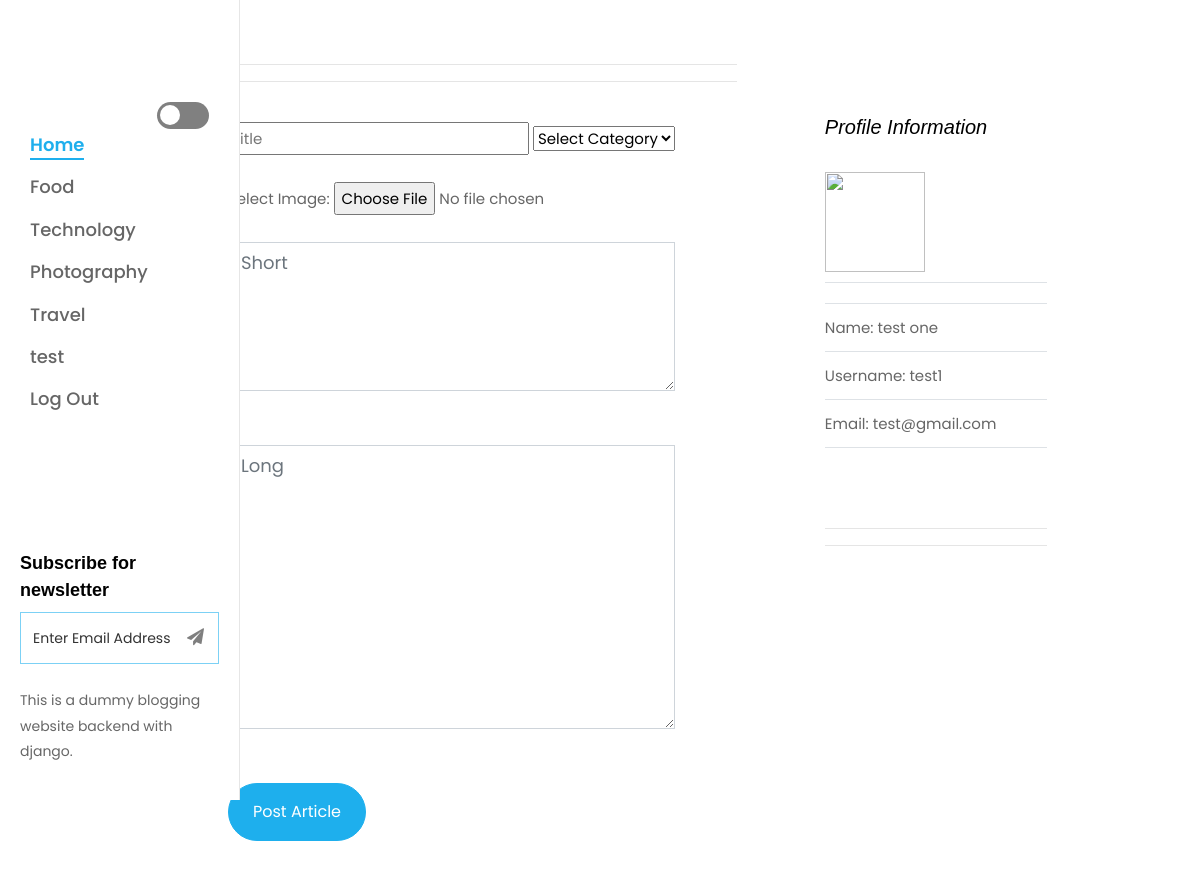
/addblog/ (signed in), run on the app's committed database.
### Blog/models.py (models this page shows)
class Categorie(models.Model):
    All_Cat = models.CharField(max_length=20, null=True)
    def __str__(self):
        return self.All_Cat

### Blog/views.py (the view, shortened to what this page needs)
# urls.py: path('addblog/', add_blog, name='addblog'),
def add_blog(request):
    data = UserDetail.objects.filter(usr=request.user).first()
    d = {"allcat": All_category(), "userdata":data}
    return render(request, 'newpost.html', d)

### Blog/views.py (called while the page is built)
def All_category():
    all_cat = Categorie.objects.all()
    return all_cat

### Blog/templates/newpost.html (shortened to what this page needs)
{% load static %}
<!DOCTYPE html>
<html lang="en">
  <head>
    <link rel="stylesheet" href="{% static 'css/open-iconic-bootstrap.min.css' %}">
    <link rel="stylesheet" href="{% static 'css/animate.css' %}">
    <link rel="stylesheet" href="{% static 'css/owl.carousel.min.css' %}">
    <link rel="stylesheet" href="{% static 'css/owl.theme.default.min.css' %}">
    <link rel="stylesheet" href="{% static 'css/magnific-popup.css' %}">
    <link rel="stylesheet" href="{% static 'css/aos.css' %}">
    <link rel="stylesheet" href="{% static 'css/ionicons.min.css' %}">
    <link rel="stylesheet" href="{% static 'css/bootstrap-datepicker.css' %}">
    <link rel="stylesheet" href="{% static 'css/jquery.timepicker.css' %}">
    <link rel="stylesheet" href="{% static 'css/flaticon.css' %}">
    <link rel="stylesheet" href="{% static 'css/icomoon.css' %}">
    <link rel="stylesheet" href="{% static 'css/style.css' %}">
  </head>
  <body>
  <div id="page">
		<aside id="aside" role="complementary" class="js-fullheight">
			<nav id="main-menu" role="navigation">
                <div class="toggle-container"><br>
                    <input type="checkbox" id="switch" name="theme" /><label for="switch">Toggle</label>
                </div>
				<ul>
					<li class="active"><a href="{% url 'Index' %}">Home</a></li>
					{% for i in allcat %}
					  <li><a href="{% url 'category' i.id %}">{{i}}</a></li>
					{% endfor %}
					{% if request.user.is_authenticated %}
					<li><a href="{% url 'profile' %}">{{ request.user.first_name }}</a></li>
					<li><a href="{% url 'logout' %}">Log Out</a></li>
					{% else %}
                    <li><a href="{% url 'login' %}">Sign In</a></li>
					 {% endif %}
				</ul>
			</nav>
			<div class="footer">
				<h1 id="logo" class="mb-4"><a href="index.html" style="background-image: url('https://image.freepik.com/free-vector/stylish-elegant-glassy-blue-abstract-background-design_48159-338.jpg');"><span>Ghumo</span></a></h1>
				<div class="mb-4">
					<h3>Subscribe for newsletter</h3>
					<form action="#" class="subscribe-form">
            <div class="form-group d-flex">
            	<div class="icon"><span class="icon-paper-plane"></span></div>
              <input type="text" class="form-control" placeholder="Enter Email Address">
            </div>
          </form>
				</div>
				<p class="pfooter">
	 This is a dummy blogging website backend with django.</p>
			</div>
		</aside>
		<div id="main">
			<section class="ftco-section ftco-no-pt ftco-no-pb">
	    	<div class="container">
	    		<div class="row d-flex">
	    			<div class="col-xl-8 py-5 px-md-5">
                        <hr><hr>
	    				<div class="row pt-md-4">
                            <div class="col-md-12">
                                <div class="blog-entry ftco-animate d-md-flex">
                                        <form class="post-form" action="#" method="post" enctype="multipart/form-data">
                                        <input type="text" name="title"  placeholder="Title"/>
                                        <select name="cat">
                                                <option value="">
                                                Select Category
                                                    {% for i in allcat %}
                                                </option>
                                                    {% endfor %}
                                        </select>
                                        <br><br>
                                      Select Image: <input name="img" type="file" placeholder="Cataegory"/><br><br>
                                      <textarea name="short" placeholder="Short" cols="12" rows="5" class="form-control"></textarea><br><br>
                                      <textarea name="long" placeholder="Long" cols="12" rows="10" class="form-control"></textarea><br><br>
                                      <button type="submit" class="btn btn-primary p-3 px-xl-4 py-xl-3">Post Article</button>
                                    </form>
                                </div>
                            </div>
			    		</div>
			    	</div>
	    			<div class="col-xl-4 sidebar ftco-animate bg-light pt-5">
	            <div class="sidebar-box pt-md-4">
	            </div>
	            <div class="sidebar-box ftco-animate">
							<h3 class="sidebar-heading">Profile Information</h3>
						  <ul class="categories">
							{% if data in userdata.image.url %}
							<li><img src="{{ userdata.image.url }}" style="height: 100px; width: 100px;"><li>
							  {% else %}
							  <li><img src="https://start-cons.com/wp-content/uploads/2019/03/person-dummy-e1553259379744.jpg" style="height: 100px; width: 100px;"><li>
							  {% endif %}
							<li><a href="#">Name: {{ request.user.first_name }} {{ request.user.last_name }}</a></li>
							<li><a href="#">Username: {{ request.user.username }} </a></li>
							   <li><a href="#">Email: {{ request.user.email }} </a></li><br><br><hr><hr>
						  </ul>
						</div>
	          </div>
	    		</div>
	    	</div>
	    </section>
		</div>
	</div>
  </body>
</html>

### Blog/static/css/icomoon.css (style rules this page uses)
[class^="icon-"], [class*=" icon-"] { font-family: 'icomoon' !important; speak: none; font-style: normal; font-weight: normal; font-variant: normal; text-transform: none; line-height: 1; -webkit-font-smoothing: antialiased; -moz-osx-font-smoothing: grayscale; }
.icon-paper-plane:before { content: "\f1d8"; }

### data on the page
Categorie: All_Cat "Food"
Categorie: All_Cat "Technology"
Categorie: All_Cat "Photography"
Categorie: All_Cat "Travel"

### other printed values
{{ request.user.first_name }} "test"
{{ request.user.last_name }} "one"
{{ request.user.username }} "test1"
{{ request.user.email }} "test@gmail.com"
